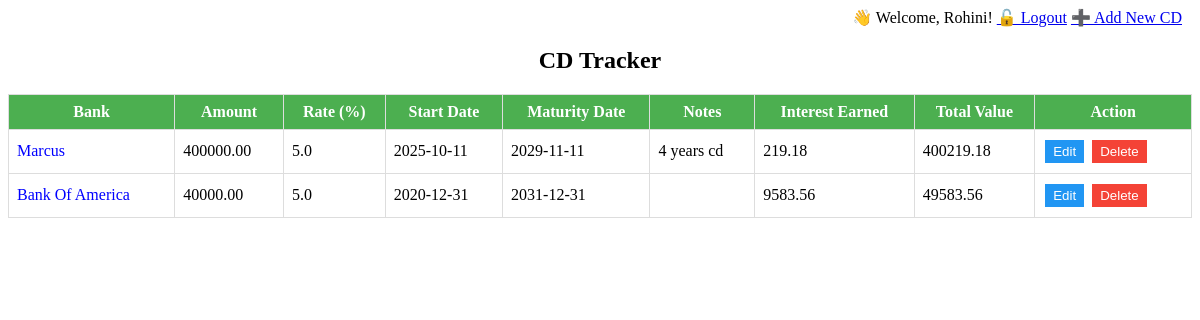
Screenshot of / (signed in) with the database file from the repository.
### models.py (models this page shows, shortened)
class User(db.Model, UserMixin):
    id = db.Column(db.Integer, primary_key=True)
    username = db.Column(db.String(80), unique=True, nullable=False)
    email = db.Column(db.String(120), unique=True, nullable=False)
    password = db.Column(db.String(200), nullable=False)
    is_locked = db.Column(db.Boolean, default=False)

class CD(db.Model):
    id = db.Column(db.Integer, primary_key=True)
    bank_name = db.Column(db.String(100), nullable=False)
    amount = db.Column(db.Float, nullable=False)
    interest_rate = db.Column(db.Float, nullable=False)
    start_date = db.Column(db.Date, nullable=False)
    maturity_date = db.Column(db.Date, nullable=False)
    notes = db.Column(db.String(200))
    user_id = db.Column(db.Integer, db.ForeignKey('user.id'), nullable=False)
    user = db.relationship('User', backref=db.backref('cds', lazy=True))

### routes/curdroutes.py (the view)
@curd_bp.route('/')
@login_required
def index():
    cds = CD.query.filter_by(user_id=current_user.id).order_by(CD.maturity_date).all()
    enriched_cds = []
    for cd in cds:
        interest, total_value = calculate_interest(cd)
        enriched_cds.append({
            'id': cd.id,
            'bank_name': cd.bank_name,
            'amount': cd.amount,
            'interest_rate': cd.interest_rate,
            'start_date': cd.start_date,
            'maturity_date': cd.maturity_date,
            'notes': cd.notes,
            'interest': interest,
            'total_value': total_value
        })
    return render_template('index.html', cds=enriched_cds)

### app.py (called while the page is built)
@login_manager.user_loader
def load_user(user_id):
    return User.query.get(int(user_id))

### routes/curdroutes.py (called while the page is built)
def calculate_interest(cd):
    days_elapsed = (date.today() - cd.start_date).days
    years = max(days_elapsed / 365.0, 0)
    interest = cd.amount * (cd.interest_rate / 100) * years
    return round(interest, 2), round(cd.amount + interest, 2)

### templates/index.html (shortened to what this page needs)
<!DOCTYPE html>
<html lang="en">
<head>
</head>
<body>
  {% if current_user.is_authenticated %}
    <div style="text-align: right;">
      <span style="margin-right: 10px;">
        👋 Welcome, {{ current_user.username }}!
        <a href="{{ url_for('curd_bp.logout') }}"> 🔓 Logout</a>
        <a href="{{ url_for('curd_bp.add') }}"> ➕ Add New CD</a>
      </span>
    </div>
  {% endif %}
<center><h2>CD Tracker</h2></center>
<table id="cdTable">
  <thead>
    <tr>
      <th>Bank</th>
      <th>Amount</th>
      <th>Rate (%)</th>
      <th>Start Date</th>
      <th>Maturity Date</th>
      <th>Notes</th>
      <th>Interest Earned</th>
      <th>Total Value</th>
      <th>Action</th>
    </tr>
  </thead>
  <tbody>
    {% for cd in cds %}
    <tr data-id="{{ cd.id }}">
      <td>
        <span class="bank-name" style="color:blue; cursor:pointer;">{{ cd.bank_name }}</span>
      </td>
      <td>{{ "%.2f"|format(cd.amount) }}</td>
      <td>{{ cd.interest_rate }}</td>
      <td>{{ cd.start_date.strftime('%Y-%m-%d') }}</td>
      <td>{{ cd.maturity_date.strftime('%Y-%m-%d') }}</td>
      <td>{{ cd.notes or '' }}</td>
      <td>{{ "%.2f"|format(cd.interest) }}</td>
      <td>{{ "%.2f"|format(cd.total_value) }}</td>
      <td>
        <button class="edit-btn" onclick="editRow(this)">Edit</button>
        <button class="delete-btn" onclick="deleteRow(this)">Delete</button>
      </td>
    </tr>
    {% endfor %}
  </tbody>
</table>
</body>
</html>

### templates/index.html (style rules this page uses)
table { border-collapse: collapse; width: 100%; }
th, td { border: 1px solid #ddd; padding: 8px; }
th { background-color: #4CAF50; color: white; }
button { margin: 2px; padding: 4px 8px; cursor: pointer; }
.edit-btn { background-color: #2196F3; color: white; border: none; }
.delete-btn { background-color: #f44336; color: white; border: none; }

### rows the page displays
User: username "Rohini"
CD: bank_name "Marcus", amount "400000.00", interest_rate "5.0", start_date "2025-10-11", maturity_date "2029-11-11", notes "4 years cd", interest "219.18", total_value "400219.18"
CD: bank_name "Bank Of America", amount "40000.00", interest_rate "5.0", start_date "2020-12-31", maturity_date "2031-12-31", interest "9583.56", total_value "49583.56"
